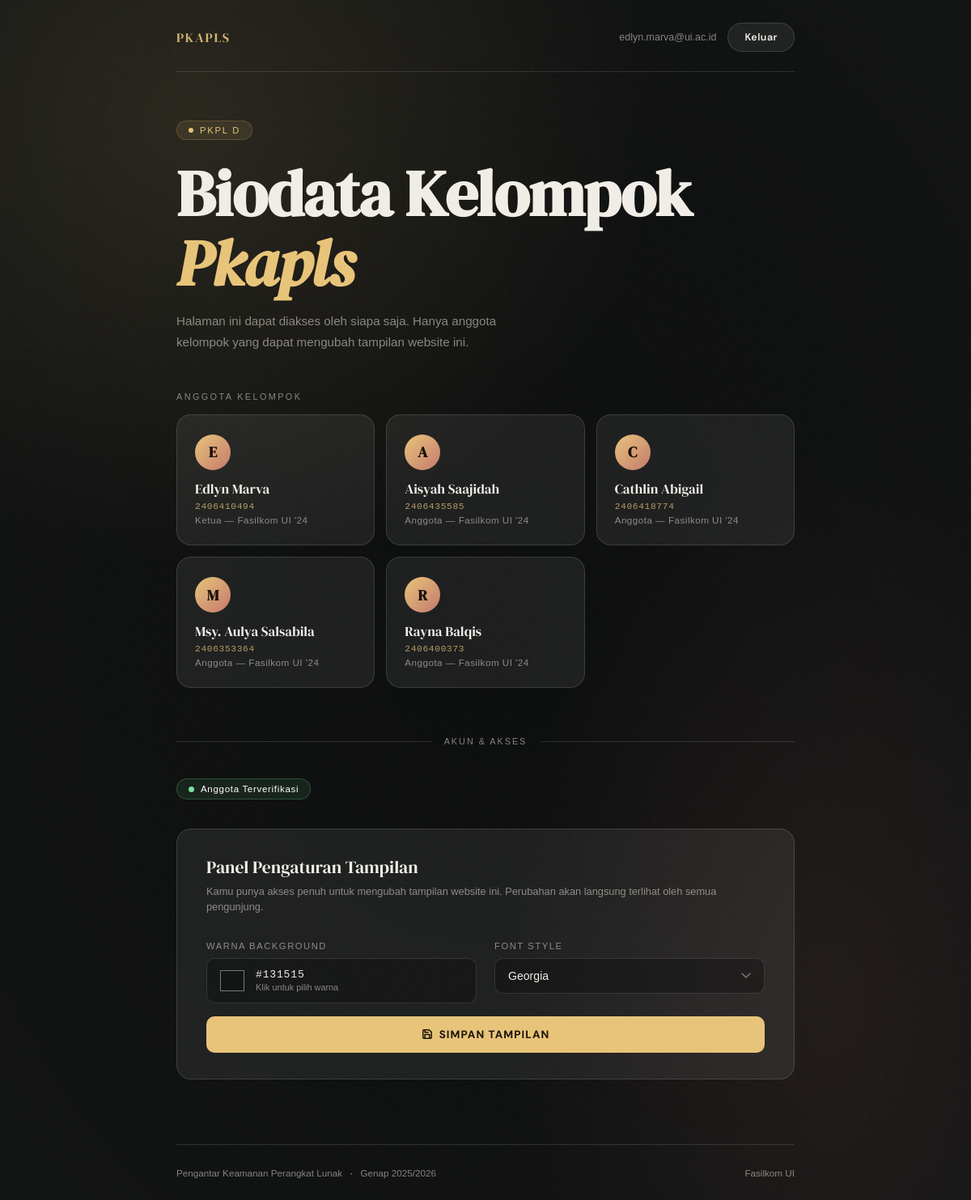
Before: / (signed in) with the older database file.
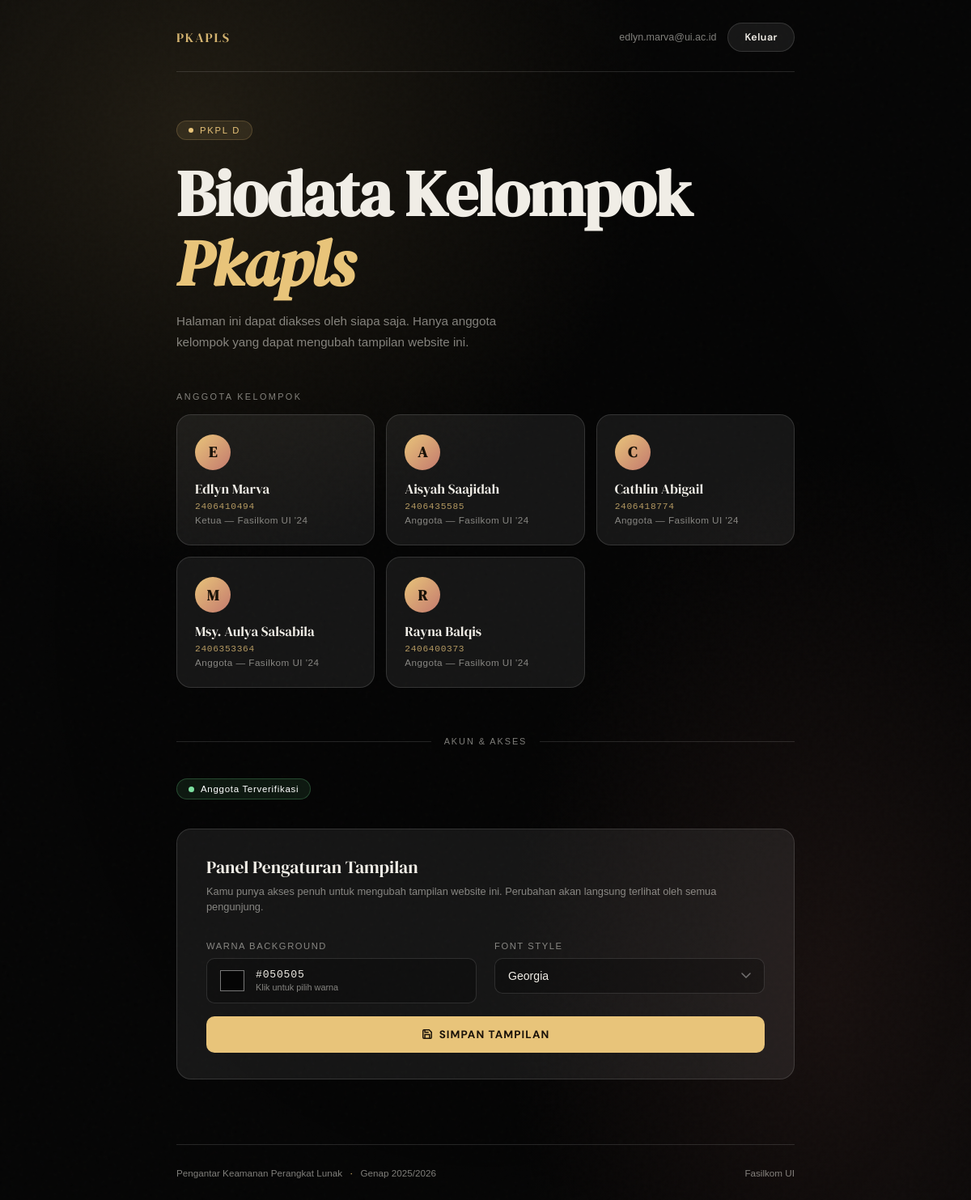
After: the same page with the newer database file.
### core/models.py (models this page shows, shortened)
class WebsiteConfig(models.Model):
    primary_color = models.CharField(max_length=7, default="#ffffff") # Simpan kode HEX warna
    font_family = models.CharField(max_length=50, default="Arial")

### core/views.py (the view)
# urls.py: path('', views.home, name='home'),
def home(request):
    config, created = WebsiteConfig.objects.get_or_create(id=1)
    is_member = False
    if request.user.is_authenticated:
        if request.user.email in settings.ALLOWED_GROUP_MEMBERS:
            is_member = True
    context = {
        'config': config,
        'is_member': is_member,
    }
    return render(request, 'index.html', context)

### core/templates/index.html (shortened to what the changed rows need)
{% load socialaccount %}
<!DOCTYPE html>
<html lang="id">
<head>
</head>
<body>
<div class="page">
    <main>
        <div class="hero">
            <h1 class="hero-title">Biodata Kelompok<br><em>Pkapls</em></h1>
        </div>
        <div class="auth-section">
            {% if user.is_authenticated %}
                {% if is_member %}
                    <span class="status-badge member">
                        <span class="status-dot"></span>Anggota Terverifikasi
                    </span>
                    <div class="panel">
                        <div class="panel-title">Panel Pengaturan Tampilan</div>
                        <div class="panel-sub">
                            Kamu punya akses penuh untuk mengubah tampilan website ini.
                            Perubahan akan langsung terlihat oleh semua pengunjung.
                        </div>
                        <form method="POST" action="{% url 'update_style' %}" id="styleForm">
                            <div class="form-row">
                                <div class="form-group">
                                    <label class="form-label">Warna Background</label>
                                    <div class="color-wrapper" onclick="document.getElementById('bgColor').click()">
                                        <input type="color" name="color" id="bgColor"
                                               value="{{ config.primary_color|default:'#1a1209' }}"
                                               oninput="onColorChange(this.value)">
                                        <div class="color-info">
                                            <span class="color-hex" id="colorHex">{{ config.primary_color|default:'#1a1209' }}</span>
                                            <span class="color-label-hint">Klik untuk pilih warna</span>
                                        </div>
                                    </div>
                                </div>
                                <div class="form-group">
                                    <label class="form-label">Font Style</label>
                                    <div class="select-wrapper">
                                        <select name="font" id="fontSelect" onchange="onFontChange(this.value)">
                                            <option value="Georgia" {% if config.font_family == 'Georgia' %}selected{% endif %}>Georgia</option>
                                        </select>
                                    </div>
                                </div>
                            </div>
                            <button type="submit" class="btn-submit">
                                <svg width="14" height="14" fill="none" stroke="currentColor" stroke-width="2.5" viewBox="0 0 24 24"><path d="M19 21H5a2 2 0 01-2-2V5a2 2 0 012-2h11l5 5v11a2 2 0 01-2 2z"/><path d="M17 21v-8H7v8M7 3v5h8"/></svg>
                                Simpan Tampilan
                            </button>
                        </form>
                    </div>
                {% endif %}
            {% endif %}
        </div>
    </main>
</div>
</body>
</html>

Changed rows visible on the page:
changed WebsiteConfig "Georgia": color "#131515" → "#050505"; primary_color "#131515" → "#050505"
